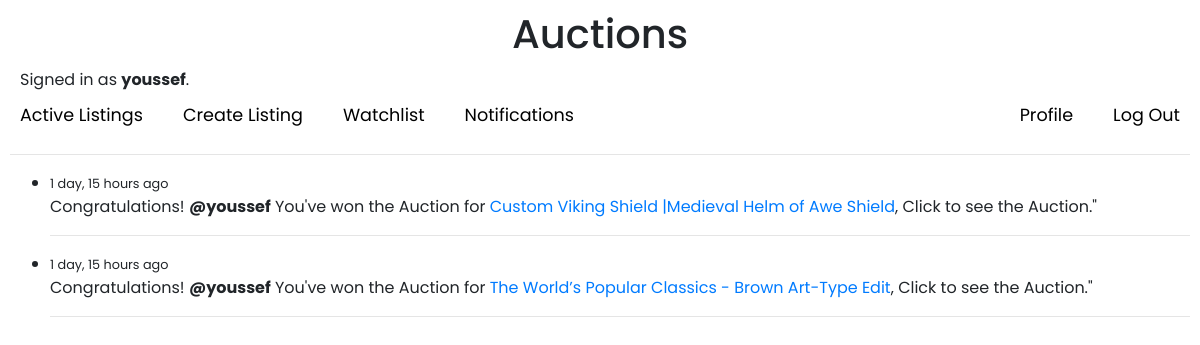
Before: /Notifications (signed in) with the older database file.
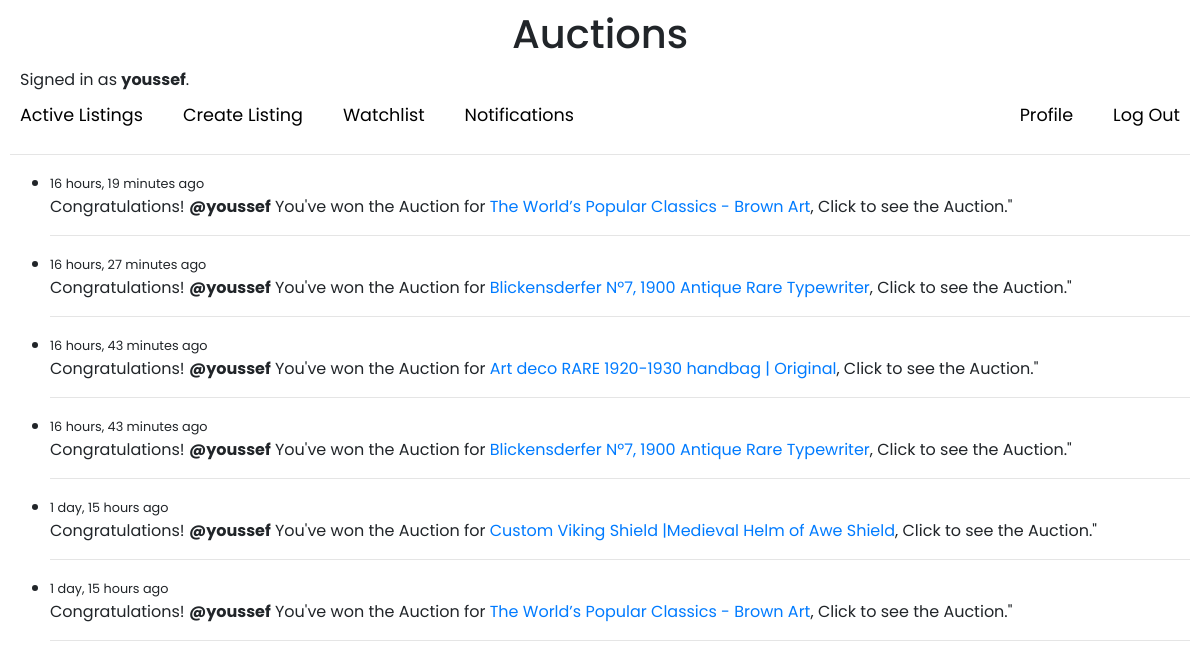
After: the same page with the newer database file.
### auctions/models.py (models this page shows, shortened)
class User(AbstractUser):
    @cached_property
    def unread_notification_count(self):
        return Notification.objects.filter(user=self, is_read=False).count()

class Notification(models.Model):
    user = models.ForeignKey(User, on_delete=models.CASCADE)
    listing = models.ForeignKey(AuctionListing, on_delete=models.CASCADE)
    is_read = models.BooleanField(default=False)
    created = models.DateTimeField(auto_now_add=True)
    class Meta:
        ordering = ['-created']

class AuctionListing(models.Model):
    owner = models.ForeignKey(User, on_delete=models.CASCADE, related_name='listings')
    title = models.CharField(max_length=50)
    description = models.CharField(max_length=500, null=True, blank=True)
    primary_price = models.FloatField()
    imageUrl = models.URLField(null=True, blank=True)
    is_active = models.BooleanField(default=True)
    category = models.ForeignKey(Category, on_delete=models.CASCADE, related_name='categoryListings', null=True, blank=True)
    updated = models.DateTimeField(auto_now=True)
    created = models.DateTimeField(auto_now_add=True)
    class Meta:
        ordering = ['-created']
    def __str__(self):
        return self.title

### auctions/views.py (the view)
# urls.py: path("Notifications", views.Notifications, name="Notifications"),
@login_required(login_url='login')
def Notifications(request):
    notifications = Notification.objects.filter(user=request.user)
    notifications.update(is_read=True)
    context = {"notifications":notifications}
    return render(request, 'auctions/Notifications.html', context)

### auctions/templates/auctions/Notifications.html
{% extends "auctions/layout.html" %}
{% block body %}
<div>
    {% if notifications %}
    <ul>
        {% for notification in notifications %}
            <li>
                <small> {{ notification.created|timesince }} ago</small>
                <p>Congratulations! <strong>@{{notification.user}}</strong>
                    You've won the Auction for <a href="{% url 'listingPage' notification.listing.id%}">{{notification.listing}}</a>, Click to see the Auction."</p>
                <hr>
            </li>
        {% endfor %}
    </ul>
    {% else %}
    <h2>No Notifications</h2>
    {% endif %}
</div>
{% endblock %}

### auctions/templates/auctions/layout.html (shortened to what this page needs)
{% load static %}
<!DOCTYPE html>
<html lang="en">
    <head>
        <link rel="stylesheet" href="https://stackpath.bootstrapcdn.com/bootstrap/4.4.1/css/bootstrap.min.css">
        <link href="{% static 'auctions/styles.css' %}" rel="stylesheet">
    </head>
    <body>
        <h1 class="title">Auctions</h1>
        <div class="signedUser">
            {% if user.is_authenticated %}
                Signed in as <strong>{{ user.username }}</strong>.
            {% else %}
                Not signed in.
            {% endif %}
        </div>
        <ul class="nav">
            <li class="nav-item left-links">
                <a class="nav-link" href="{% url 'index' %}">Active Listings</a>
                {% if user.is_authenticated %}
                <a class="nav-link" href="{% url 'CreateListing' %}">Create Listing</a>
                <a class="nav-link" href="{% url 'watchlistPage' %}">Watchlist</a>
                <a class="nav-link {% if user.unread_notification_count > 0 %}has-unread{% endif %}" href="{% url 'Notifications' %}">Notifications
                </a>
                {% endif %}
            </li>
            {% if user.is_authenticated %}
                <li class="nav-item right-links">
                    <a class="nav-link" href="{% url 'Profile' %}">Profile</a>
                    <a class="nav-link" href="{% url 'logout' %}">Log Out</a>
                </li>
            {% else %}
                <li class="nav-item right-links">
                    <a class="nav-link" href="{% url 'login' %}">Log In</a>
                    <a class="nav-link" href="{% url 'register' %}">Register</a>
                </li>
            {% endif %}
        </ul>
        <hr>
        {% block body %}
        {% endblock %}
    </body>
</html>

### auctions/static/auctions/styles.css (style rules this page uses)
body { padding: 10px; font-family: 'Poppins', sans-serif; }
body .title { text-align: center; margin-bottom: 10px; }
.signedUser { margin-left: 10px; }
.nav { display: flex; justify-content: space-between; list-style: none; padding: 0; margin: 0; }
.nav-item { margin: 0; }
.nav-link { text-decoration: none; padding: 10px; }
.right-links { display: flex; align-items: center; gap: 20px; }
.left-links { display: flex; align-items: center; gap: 20px; }
.nav-item a { color: black; font-size: 1.1em; }

Changed rows visible on the page:
added Notification: created "16 hours, 19 minutes", user "youssef", listing "The World’s Popular Classics - Brown Art"
added Notification: created "16 hours, 27 minutes", user "youssef", listing "Blickensderfer Nº7, 1900 Antique Rare Typewriter"
added Notification: created "16 hours, 43 minutes", user "youssef", listing "Art deco RARE 1920-1930 handbag | Original"
added Notification: created "16 hours, 43 minutes", user "youssef", listing "Blickensderfer Nº7, 1900 Antique Rare Typewriter"
changed through a linked row, Notification (number 6 of 6 on the later page): listing "The World’s Popular Classics - Brown Art-Type Edit" → "The World’s Popular Classics - Brown Art"
